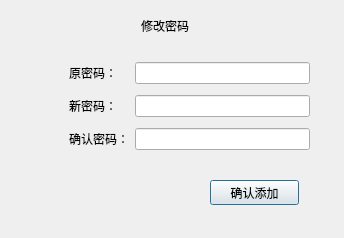
<?xml version="1.0" encoding="UTF-8"?>
<ui version="4.0">
 <class>userManger</class>
 <widget class="QDialog" name="userManger">
  <property name="geometry">
   <rect>
    <x>0</x>
    <y>0</y>
    <width>344</width>
    <height>238</height>
   </rect>
  </property>
  <property name="windowTitle">
   <string>Dialog</string>
  </property>
  <widget class="QPushButton" name="pushButtonConfirm">
   <property name="geometry">
    <rect>
     <x>210</x>
     <y>180</y>
     <width>89</width>
     <height>25</height>
    </rect>
   </property>
   <property name="text">
    <string>确认添加</string>
   </property>
  </widget>
  <widget class="QLabel" name="label">
   <property name="geometry">
    <rect>
     <x>141</x>
     <y>20</y>
     <width>54</width>
     <height>12</height>
    </rect>
   </property>
   <property name="text">
    <string>修改密码</string>
   </property>
  </widget>
  <widget class="QWidget" name="">
   <property name="geometry">
    <rect>
     <x>69</x>
     <y>57</y>
     <width>241</width>
     <height>101</height>
    </rect>
   </property>
   <layout class="QGridLayout" name="gridLayout">
    <item row="0" column="0">
     <widget class="QLabel" name="labelOldPassWord">
      <property name="text">
       <string>原密码：</string>
      </property>
     </widget>
    </item>
    <item row="0" column="1">
     <widget class="QLineEdit" name="lineEditOldPassword"/>
    </item>
    <item row="1" column="0">
     <widget class="QLabel" name="labelNewPassword">
      <property name="text">
       <string>新密码：</string>
      </property>
     </widget>
    </item>
    <item row="1" column="1">
     <widget class="QLineEdit" name="lineEditNewPassword"/>
    </item>
    <item row="2" column="0">
     <widget class="QLabel" name="labelConfirm">
      <property name="text">
       <string>确认密码：</string>
      </property>
     </widget>
    </item>
    <item row="2" column="1">
     <widget class="QLineEdit" name="lineEditConfirm"/>
    </item>
   </layout>
  </widget>
 </widget>
 <resources/>
 <connections/>
</ui>
